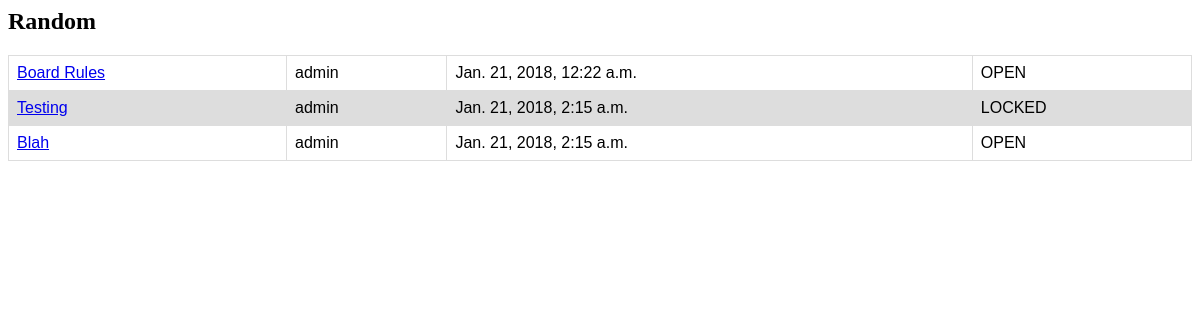
The page /msgboard/1/ on the database as committed earlier.
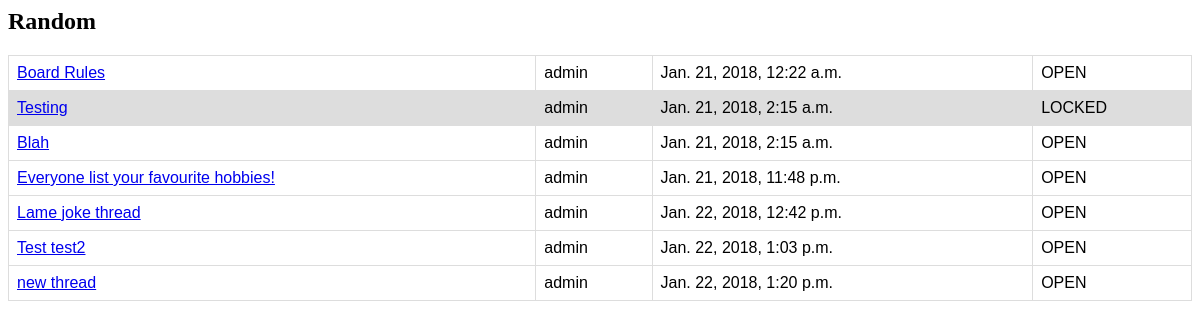
The same page on the database as committed later.
### msgboard/models.py (models this page shows, shortened)
class Board(models.Model):
    name = models.CharField(max_length=32)
    description = models.CharField(max_length=255)
    icon = models.CharField(max_length=1024)
    def __str__(self):
        return self.name

class Topic(models.Model):
    name = models.CharField(max_length=32)
    user = models.ForeignKey(User)
    dateCreated = models.DateTimeField(default=now, null=True)
    isLocked = models.BooleanField(default=False)
    board = models.ForeignKey(Board, on_delete=models.CASCADE)

### msgboard/views.py (the view)
# urls.py: url(r'^(?P<board_id>[0-9]+)/$', views.topics, name='topics'),
def topics(request, board_id):
    try:
        board = Board.objects.get(pk=board_id)
        topic_list = Topic.objects.filter(board=board_id)
        topic_list_view = []
        i = 0
        for topic in topic_list:
            topic_list_view.append(TopicView(topic_list[i]))
            topic_list_view[i] = topic
            topic_list_view[i].username = topic.user
            i+=1
    except Board.DoesNotExist:
        raise Http404("Board doesn't exist")
    return render(request, 'msgboard/topics.html', {
        'board':board,
        'topic_list': topic_list,
    })

### msgboard/templates/msgboard/topics.html (shortened to what this page needs)
<head>
</head>
<h2>{{board}}</h2>
{% if topic_list %}
    <table>
        {% for topic in topic_list %}
            {% if topic.isLocked %}
            <tr style="background-color:#dddddd">
            {% else %}
            <tr>
            {% endif %}
                <td><a href="{% url 'msgboard:messages' board.id topic.id %}">{{ topic.name }}</a></td>
                <td>{{topic.username}}</td>
                <td>{{topic.dateCreated}}</td>
                <td>{% if topic.isLocked %}LOCKED{% else %}OPEN{% endif %}</td>
            </tr>
        {% endfor %}
    </table>
{% else %}
    <h3>No topics found.</h3>
{% endif%}

### msgboard/templates/msgboard/topics.html (style rules this page uses)
table { font-family: arial, sans-serif; border-collapse: collapse; width: 100%; }
td, th { border: 1px solid #dddddd; text-align: left; padding: 8px; }

Rows that differ between the two databases and show on the page:
added Topic: name "Everyone list your favourite hobbies!", username "admin", dateCreated "Jan. 21, 2018, 11:48 p.m.", isLocked "OPEN"
added Topic: name "Lame joke thread", username "admin", dateCreated "Jan. 22, 2018, 12:42 p.m.", isLocked "OPEN"
added Topic: name "Test test2", username "admin", dateCreated "Jan. 22, 2018, 1:03 p.m.", isLocked "OPEN"
added Topic: name "new thread", username "admin", dateCreated "Jan. 22, 2018, 1:20 p.m.", isLocked "OPEN"
